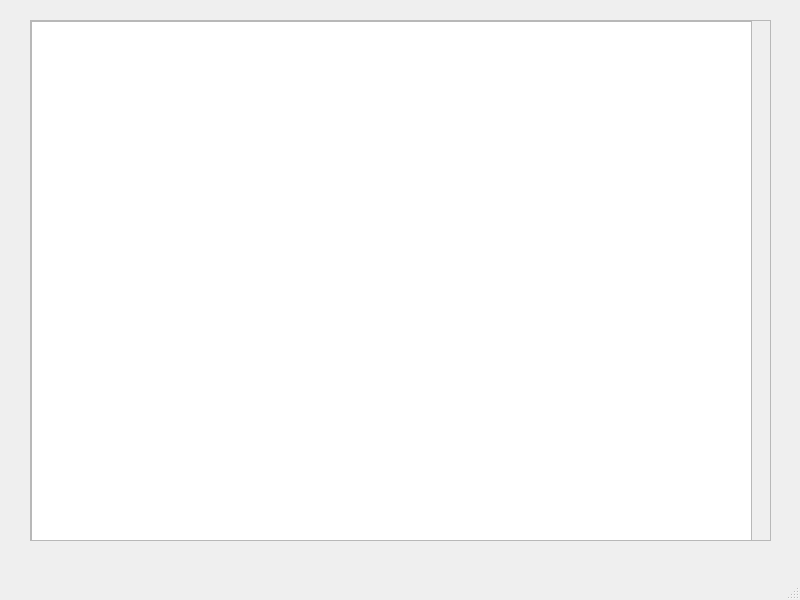
<?xml version="1.0" encoding="UTF-8"?>
<ui version="4.0">
 <class>mainWindow</class>
 <widget class="QMainWindow" name="mainWindow">
  <property name="geometry">
   <rect>
    <x>0</x>
    <y>0</y>
    <width>800</width>
    <height>600</height>
   </rect>
  </property>
  <property name="windowTitle">
   <string>服务日志</string>
  </property>
  <widget class="QWidget" name="centralwidget">
   <widget class="QScrollArea" name="scrollArea">
    <property name="geometry">
     <rect>
      <x>30</x>
      <y>20</y>
      <width>741</width>
      <height>521</height>
     </rect>
    </property>
    <property name="verticalScrollBarPolicy">
     <enum>Qt::ScrollBarAsNeeded</enum>
    </property>
    <property name="widgetResizable">
     <bool>true</bool>
    </property>
    <widget class="QWidget" name="scrollAreaWidgetContents">
     <property name="geometry">
      <rect>
       <x>0</x>
       <y>0</y>
       <width>739</width>
       <height>519</height>
      </rect>
     </property>
     <widget class="QTextBrowser" name="Text_Log">
      <property name="geometry">
       <rect>
        <x>0</x>
        <y>0</y>
        <width>721</width>
        <height>521</height>
       </rect>
      </property>
     </widget>
    </widget>
   </widget>
  </widget>
  <widget class="QMenuBar" name="menubar">
   <property name="geometry">
    <rect>
     <x>0</x>
     <y>0</y>
     <width>800</width>
     <height>26</height>
    </rect>
   </property>
  </widget>
  <widget class="QStatusBar" name="statusbar"/>
 </widget>
 <resources/>
 <connections/>
</ui>
